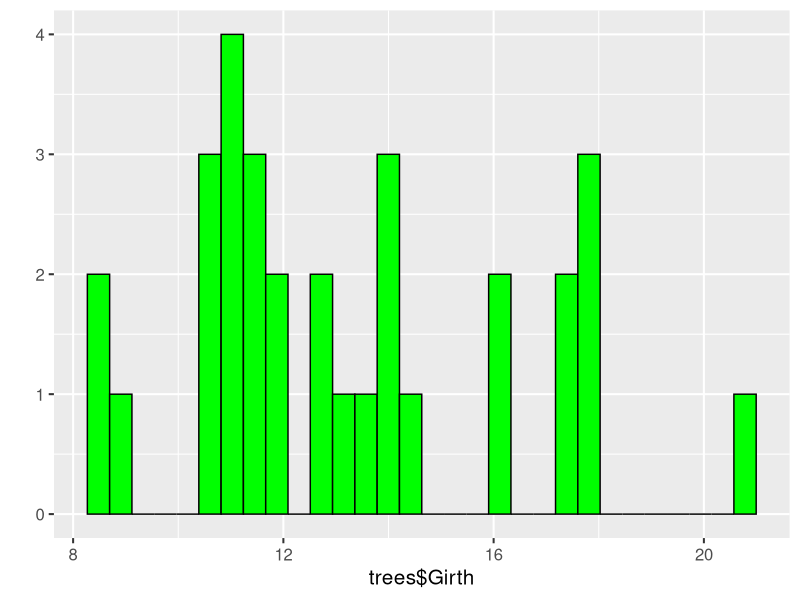
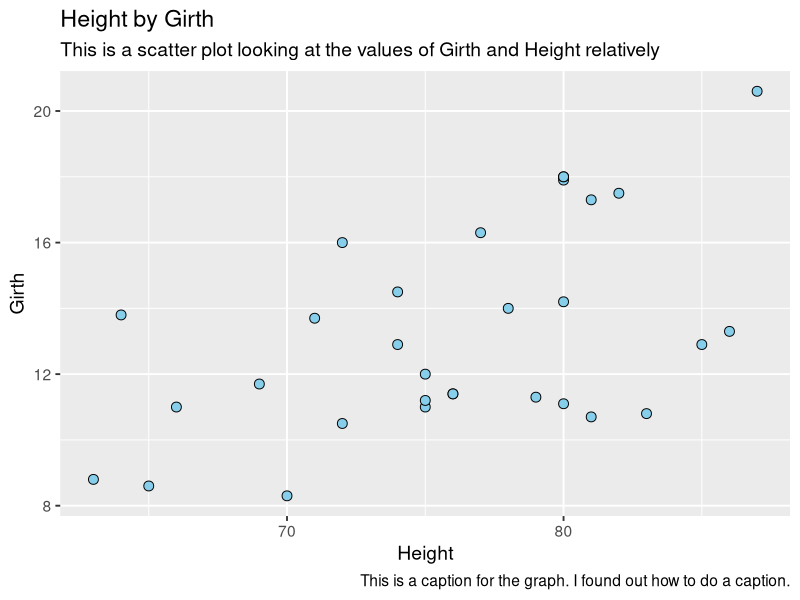

These figures' R source, in order: (Note: this script raises an error after producing the figures.)
# Advanced ggplotting
# November 7 2018
# JSC

library(ggplot2)
data <- trees

# basic histogram of tree girth
treeHist <- qplot(x=trees$Girth,color=I("black"),fill=I("green"))

# Change of theme
treeHist + theme_grey(base_size=15) 

# aesthetics - adding in a Title, subtitle, and a caption & changing the point sizes
p <- ggplot(data=trees, 
            mapping=aes(x=Height,y=Girth)) + 
  geom_point(size=3,shape=21,color="black",fill="skyblue")+ 
  labs(title = "Height by Girth",
         subtitle = "This is a scatter plot looking at the values of Girth and Height relatively",
         caption = "This is a caption for the graph. I found out how to do a caption.")

p + theme_gray(base_size=14) # changing the size of the margins


p3 <- ggplot(data=trees,
             mapping=aes(x=Girth,
                         fill=Height)) + geom_()
print(p3)      
